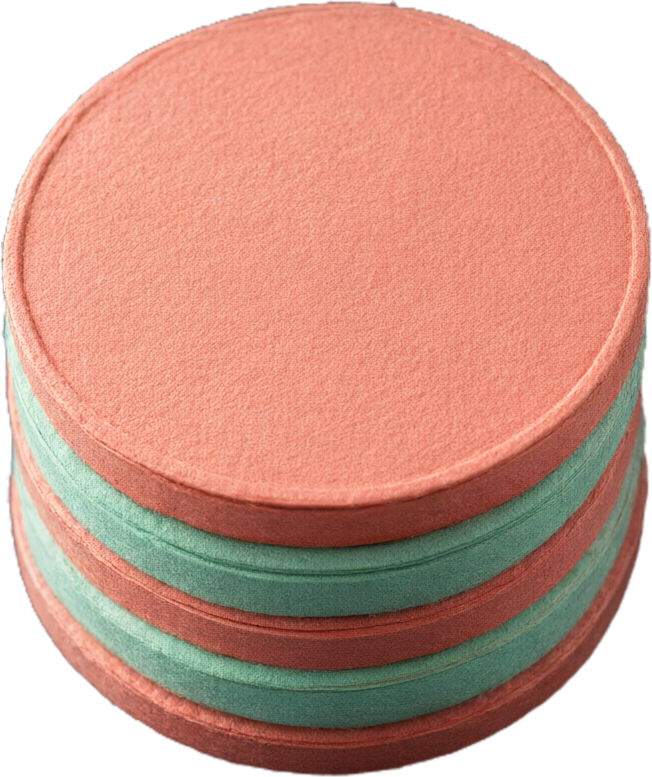
#> input picture examples/driftpay/statics-v2/cut/A-coins_1.png, 652 x 777 px
$ python -i taste.py   (imports and definitions only)
#> lines starting #> are read from the running program, lines starting #| are printed output that depends on the picture
#!/usr/bin/env python3
"""The taste library: good and bad examples that every new creative is compared with.

It grows with every project. References the art director admires go in by hand; creatives
approved at a gate go in as exemplars with the art director's reason; rejected ones go in as
anti-examples with what went wrong. The judge pass and the design review then compare each
new candidate with its nearest neighbours, and `lessons.md` collects the rules learned.

    python scripts/taste.py add ref.jpg --kind exemplar --medium static --tags big-number,paper --why "..." --source "..."
    python scripts/taste.py from-judge judge/r1.yml --keep D1:"reads as dying at once" --reject D3:"two pots stacked"
    python scripts/taste.py nearest candidate.jpg --medium frame --tags paper-craft -k 3 --sheet compare.html
    python scripts/taste.py lesson "Describe what water does inside the pot, never 'flood'" --evidence "fernly S01 clip, judge 54"
    python scripts/taste.py sheet -o taste/library.html

Files live in taste/: library.yml (one entry per example), refs/ (JPEG copies, clips as a
5-frame strip), lessons.md. External references are for internal inspiration only: never
published or used in an ad, always credited in `source`. Add them with `--external`: the
image goes to refs/external/, which git ignores (this repo is public), and only the entry,
its reason, its credit and the ad's text (`--copy`) are committed.
"""

import argparse
from datetime import date
import html
import os
from pathlib import Path
import subprocess
import tempfile

from PIL import Image
import yaml

from common import ROOT, fail, load_yaml
from judge import colour_match, embedded, hue_hist, region_labs, structure_match, thumb_gray

TASTE = Path(os.environ.get("TASTE_DIR", ROOT / "taste"))   # override for tests
LIB = TASTE / "library.yml"
REFS = TASTE / "refs"
EXTERNAL = REFS / "external"                                # third-party images: never committed
LESSONS = TASTE / "lessons.md"
MEDIA = ["frame", "clip", "static", "board", "lock", "edit", "web"]   # web: landing pages, style reference only
CLIP_EXT = {".mp4", ".mov", ".webm"}


def load_lib():
    return (load_yaml(LIB) or {}).get("entries") or [] if LIB.exists() else []


# [5 lines left out: function save_lib, not called in this run]


def still_of(path):
    """A still for any file: the image itself, or a 5-frame strip for a clip."""
    path = Path(path)
    if path.suffix.lower() not in CLIP_EXT:
        return Image.open(path).convert("RGB")
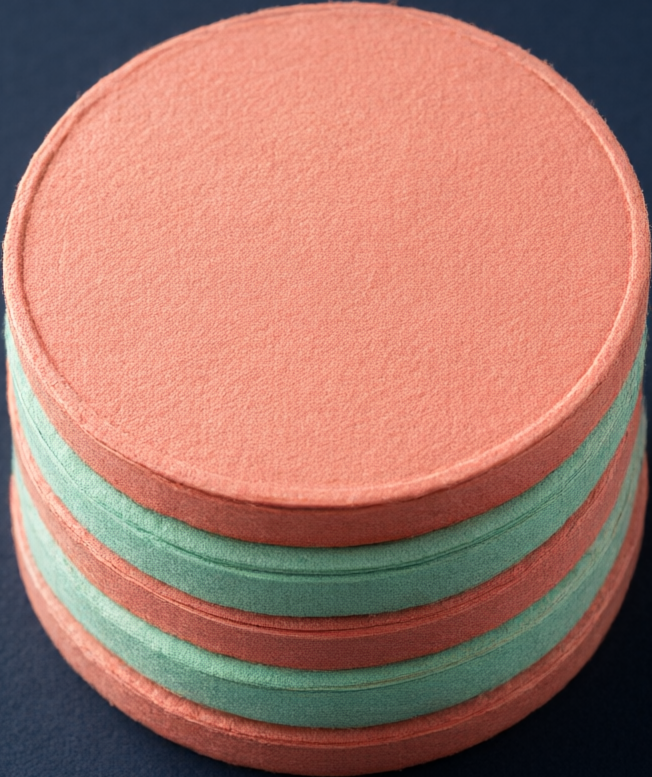
#> returned value: PIL image 652x777 RGB; mean R, G, B 169.1, 120.4, 107.9
    dur = float(subprocess.run(["ffprobe", "-v", "error", "-show_entries", "format=duration", "-of", "csv=p=0",
                                str(path)], capture_output=True, text=True, check=True).stdout.strip() or 0)
    frames = []
    with tempfile.TemporaryDirectory() as tmp:
        for i in range(5):
            out = Path(tmp) / f"{i}.png"
            subprocess.run(["ffmpeg", "-y", "-v", "error", "-ss", f"{dur * (i + 0.5) / 5:.3f}", "-i", str(path),
                            "-frames:v", "1", str(out)], check=True)
            frames.append(Image.open(out).convert("RGB"))
    w, h = frames[0].size
    tw = 360
    th = round(h * tw / w)
    strip = Image.new("RGB", (tw * 5 + 32, th), "white")
    for i, f in enumerate(frames):
        strip.paste(f.resize((tw, th)), (i * (tw + 8), 0))
    return strip


def features(img):
    return {"gray": thumb_gray(img), "_hist": hue_hist(img), "_cells": region_labs(img)}


def likeness(a, b):
    return 0.5 * structure_match(a["gray"], b["gray"]) + 0.5 * colour_match(a, b)


# [31 lines left out: function add_entry, not called in this run]


def cmd_add(args):
    add_entry(args.file, args.kind, args.medium, split_tags(args.tags), args.why, args.source, args.by,
              args.external, args.copy, args.watch)


def split_tags(text):
    return [t.strip() for t in (text or "").split(",") if t.strip()]


# [140 lines left out: functions cmd_from_judge, cmd_nearest, embedded_img, cmd_lesson, page, cmd_sheet and 1 more, not called in this run]


# [2 lines not run here, left out]

>>> result = still_of('../examples/driftpay/statics-v2/cut/A-coins_1.png')
